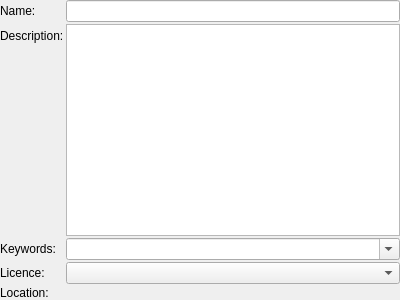
<?xml version="1.0" encoding="UTF-8"?>
<ui version="4.0">
 <class>Project</class>
 <widget class="QWidget" name="Project">
  <property name="geometry">
   <rect>
    <x>0</x>
    <y>0</y>
    <width>400</width>
    <height>300</height>
   </rect>
  </property>
  <property name="windowTitle">
   <string>Form</string>
  </property>
  <layout class="QFormLayout" name="formLayout">
   <property name="horizontalSpacing">
    <number>2</number>
   </property>
   <property name="verticalSpacing">
    <number>2</number>
   </property>
   <property name="margin">
    <number>0</number>
   </property>
   <item row="0" column="0">
    <widget class="QLabel" name="label1">
     <property name="text">
      <string>Name:</string>
     </property>
    </widget>
   </item>
   <item row="0" column="1">
    <widget class="QLineEdit" name="lineProjectName"/>
   </item>
   <item row="1" column="0">
    <widget class="QLabel" name="label">
     <property name="text">
      <string>Description:</string>
     </property>
    </widget>
   </item>
   <item row="1" column="1">
    <widget class="QTextEdit" name="textDescription"/>
   </item>
   <item row="2" column="0">
    <widget class="QLabel" name="label3">
     <property name="text">
      <string>Keywords:</string>
     </property>
    </widget>
   </item>
   <item row="2" column="1">
    <widget class="QComboBox" name="comboBoxKeywords">
     <property name="sizePolicy">
      <sizepolicy hsizetype="Expanding" vsizetype="Preferred">
       <horstretch>0</horstretch>
       <verstretch>0</verstretch>
      </sizepolicy>
     </property>
     <property name="editable">
      <bool>true</bool>
     </property>
    </widget>
   </item>
   <item row="3" column="0">
    <widget class="QLabel" name="label_3">
     <property name="text">
      <string>Licence:</string>
     </property>
    </widget>
   </item>
   <item row="3" column="1">
    <widget class="QComboBox" name="comboBoxLicence"/>
   </item>
   <item row="4" column="0">
    <widget class="QLabel" name="label2">
     <property name="text">
      <string>Location:</string>
     </property>
    </widget>
   </item>
   <item row="4" column="1">
    <widget class="QLabel" name="textLabelLocation">
     <property name="text">
      <string/>
     </property>
    </widget>
   </item>
  </layout>
 </widget>
 <resources/>
 <connections/>
</ui>
